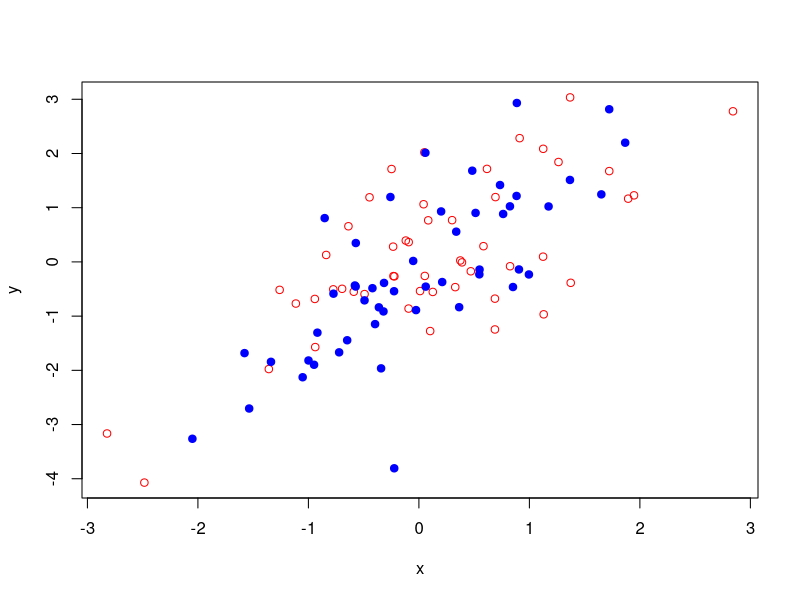

This chart was generated by the following R code:
# printing in different colors different groups of data

x <- rnorm(100)
y <- x + rnorm(100)

#create vector that have two  levels of 50 points each
g <-gl(2,50, labels = c("Male", "Female"))

#plot the canvas but do not put the data on it
plot(x,y, type =  "n")

#adding one group at a time
points(x[g == "Male"], y[g == "Male"], col = "red")
points(x[g == "Female"], y[g == "Female"], col = "blue", pch = 19)



